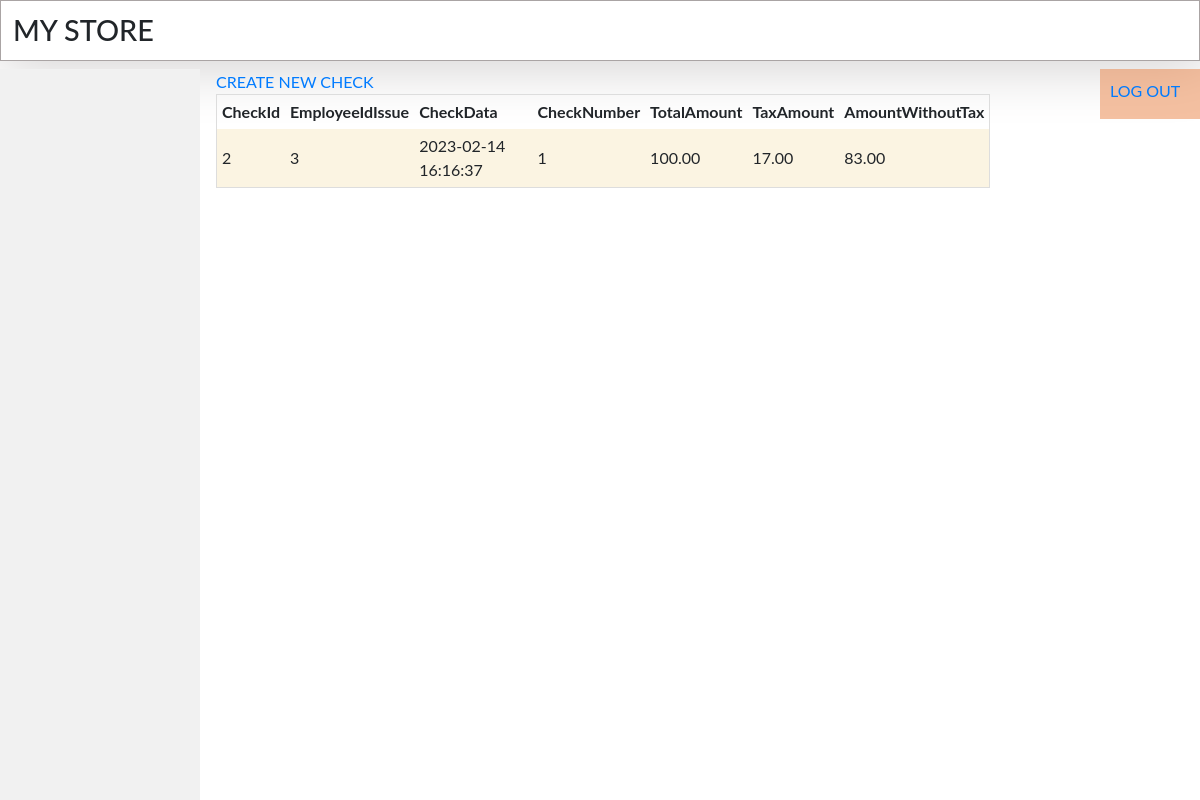
The app's page /check_list.php with its own data.
### tables this page shows
CREATE TABLE `check` (
  `CheckId` int(11) NOT NULL,
  `EmployeeIdIssue` int(11) NOT NULL,
  `CheckData` datetime NOT NULL,
  `CheckNumber` varchar(30) DEFAULT NULL,
  `TotalAmount` decimal(18,2) DEFAULT NULL,
  `TaxAmount` decimal(18,2) DEFAULT NULL,
  `AmountWithoutTax` decimal(18,2) DEFAULT NULL
);

### check_list.php (the view, shortened to what this page needs)
<!DOCTYPE html>
<html>
<head>
    <?php include("includes/head-tag-contents.php"); ?>
</head>
<body>
    <?php include("includes/design-top.php"); ?>
    <?php include("includes/navigation.php"); ?>
    <div class="content">
        <?php
        $db = OpenCon();
        $sql =
            "SELECT * FROM `check`";
        $result = $db->query($sql);
        ?>
        <a href="check_create.php">CREATE NEW CHECK</a>
<div class="table-cont">
        <table>
            <th>CheckId</th>
            <th>EmployeeIdIssue</th>
            <th>CheckData</th>
            <th>CheckNumber</th>
            <th>TotalAmount</th>
            <th>TaxAmount</th>
            <th>AmountWithoutTax</th>
            <?php
            while ($row = $result->fetch_assoc()) {
                echo "<tr>";
                echo "<td>" . $row['CheckId'] . "</td>";
                echo "<td>" . $row['EmployeeIdIssue'] . "</td>";
                echo "<td>" . $row['CheckData'] . "</td>";
                echo "<td>" . $row['CheckNumber'] . "</td>";
                echo "<td>" . $row['TotalAmount'] . "</td>";
                echo "<td>" . $row['TaxAmount'] . "</td>";
                echo "<td>" . $row['AmountWithoutTax'] . "</td>";
            }
            ?>
        </table>
        <div class="logout">
            <a href="logout.php">LOG OUT</a>
        </div>
        </div>
    </div>
    <?php include("includes/footer.php"); ?>
</body>
</html>

### style/style.css (style rules this page uses)
body { margin: 0; padding: 0; font-family: "Lato", sans-serif; }
div.content { margin-left: 200px; padding: 1px 16px; height: 85%; position: relative; }
div.table-cont { overflow-x: auto; }
table { border-collapse: collapse; border-spacing: 0; width: 80%; border: 1px solid #ddd; }
th, td { text-align: left; padding: 5px; }
tr:nth-child(even) { background-color: hwb(44 86% 2% / 0.788) }
div.logout { position: absolute; top: 0px; right: 0px; background-color: #e97d3e7c; color: white; height: 50px; width: 100px; padding: 10px; }

### records on screen
check: CheckId "2", EmployeeIdIssue "3", CheckData "2023-02-14 16:16:37", CheckNumber "1", TotalAmount "100.00", TaxAmount "17.00", AmountWithoutTax "83.00"
